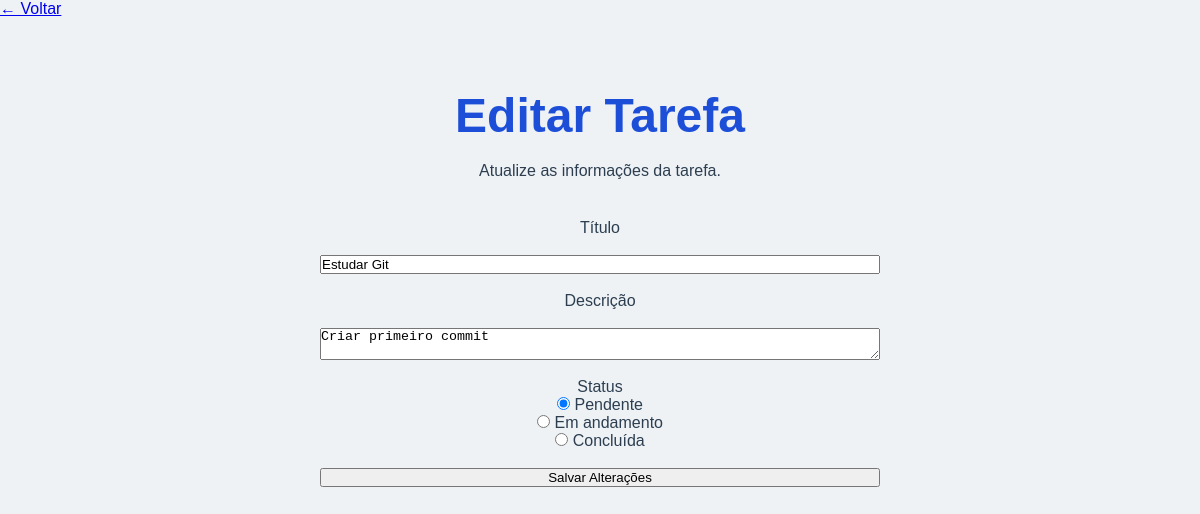
The page /editar/6 on the database as committed earlier.
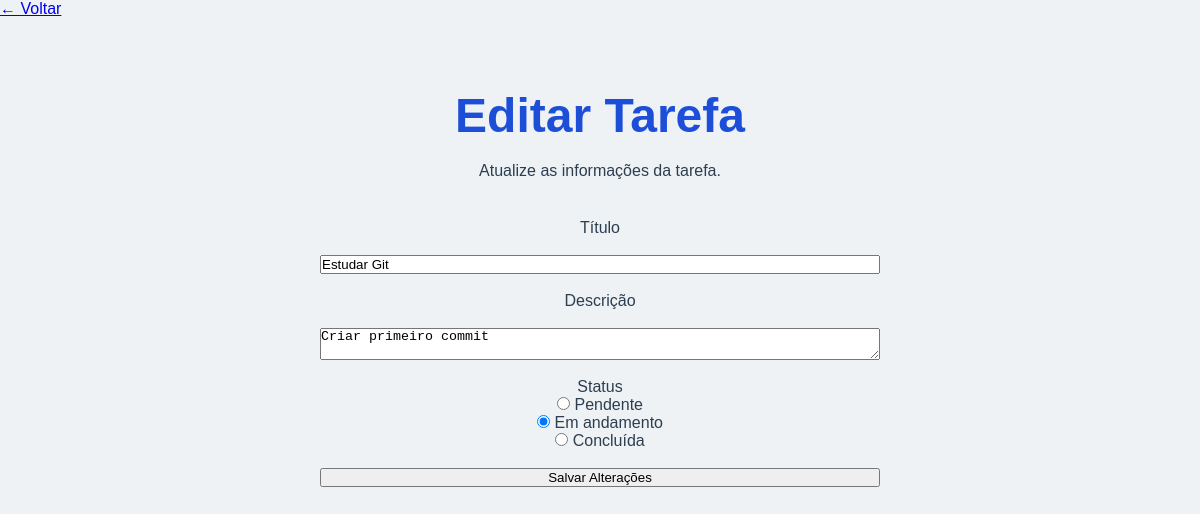
The same page on the database as committed later.
### tables this page shows
CREATE TABLE tarefas (

            id INTEGER PRIMARY KEY AUTOINCREMENT,

            titulo TEXT NOT NULL,

            descricao TEXT NOT NULL,

            status TEXT NOT NULL

        );

### src/app.py (the view, shortened to what this page needs)
@app.route("/editar/<int:id>", methods=["GET", "POST"])
@app.route("/editar/<int:id>", methods=["GET", "POST"])
def atualizar_tarefa(id):
    tarefa = buscar_tarefa(id)
    return render_template(
        "editar_tarefa.html",
        tarefa=tarefa
    )

### src/database.py (called while the page is built)
def buscar_tarefa(id):
    conexao = sqlite3.connect("taskflow.db")
    conexao.row_factory = sqlite3.Row
    cursor = conexao.cursor()
    cursor.execute(
        "SELECT * FROM tarefas WHERE id = ?",
        (id,)
    )
    tarefa = cursor.fetchone()
    conexao.close()
    return tarefa

### src/templates/editar_tarefa.html (shortened to what this page needs)
<!DOCTYPE html>
<html lang="pt-BR">
<head>
    <link rel="stylesheet" href="../static/css/style.css">
</head>
<body>
    <a href="/tarefas" class="back-link">← Voltar</a>
    <main>
        <section class="form-container">
            <h1>Editar Tarefa</h1>
            <p>
                Atualize as informações da tarefa.
            </p>
            <form method="POST">
                <label for="titulo">Título</label>
                <input
                    type="text"
                    id="titulo"
                    name="titulo"
                    value="{{ tarefa.titulo }}"
                    required
                >
                <label for="descricao">Descrição</label>
                <textarea
                    id="descricao"
                    name="descricao"
                    required
                >{{ tarefa.descricao }}</textarea>
                <div class="status-group">
                    <label>Status</label>
                    <div>
                        <input
                            type="radio"
                            id="pendente"
                            name="status"
                            value="pendente"
                            {% if tarefa.status == "pendente" %}checked{% endif %}
                        >
                        <label for="pendente">Pendente</label>
                    </div>
                    <div>
                        <input
                            type="radio"
                            id="andamento"
                            name="status"
                            value="em_andamento"
                            {% if tarefa.status == "em_andamento" %}checked{% endif %}
                        >
                        <label for="andamento">Em andamento</label>
                    </div>
                    <div>
                        <input
                            type="radio"
                            id="concluida"
                            name="status"
                            value="concluida"
                        >
                        <label for="concluida">Concluída</label>
                    </div>
                </div>
                <button type="submit">
                    Salvar Alterações
                </button>
            </form>
        </section>
    </main>
</body>
</html>

Rows that differ between the two databases and show on the page:
changed tarefas "Estudar Git": status "☑ Pendente" → "☐ Pendente"; status "☐ Em andamento" → "☑ Em andamento"
